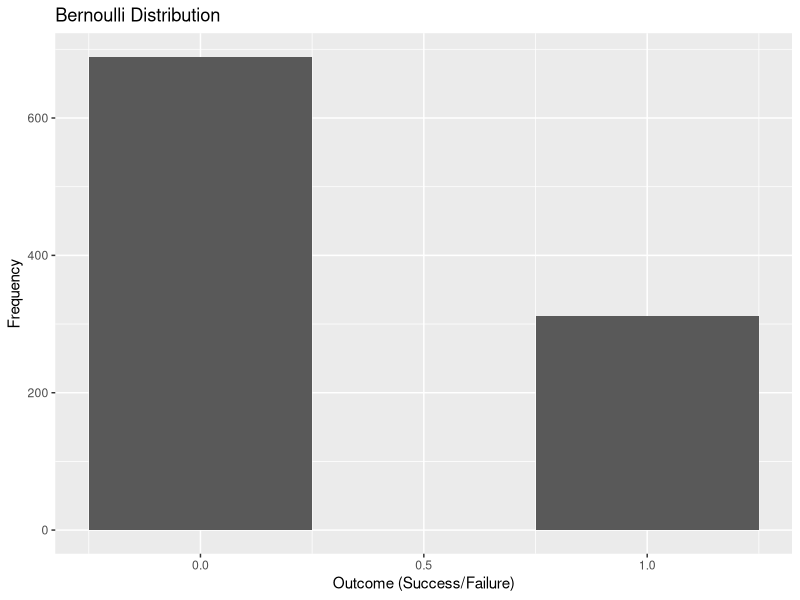
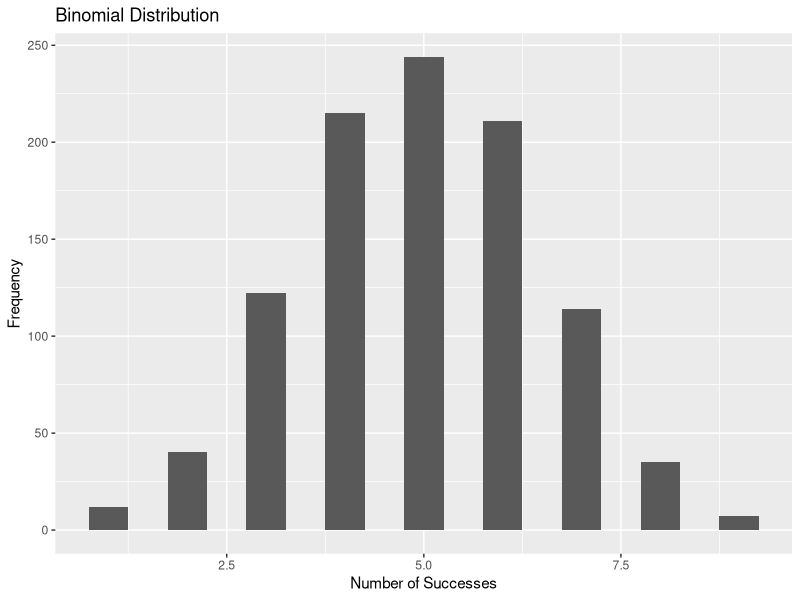
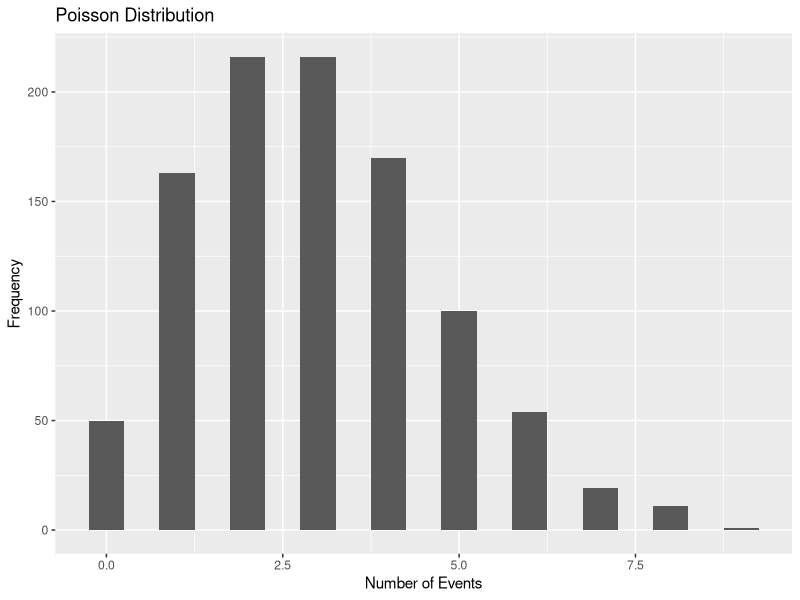

Reproduce these figures in R, in order.
# Load necessary libraries
library(ggplot2)
# Simulate Bernoulli distribution
bernoulli_data <- rbinom(n = 1000, size = 1, prob = 0.3)
# Simulate Binomial distribution
binomial_data <- rbinom(n = 1000, size = 10, prob = 0.5)
# Simulate Poisson distribution
poisson_data <- rpois(n = 1000, lambda = 3)
# Plot probability mass functions (PMFs)
ggplot(data.frame(x = bernoulli_data), aes(x = x)) +
    geom_bar(stat = "count", width = 0.5) +
  labs(title = "Bernoulli Distribution", x = "Outcome (Success/Failure)", y = "Frequency")
ggplot(data.frame(x = binomial_data), aes(x = x)) +
    geom_bar(stat = "count", width = 0.5) +
   labs(title = "Binomial Distribution", x = "Number of Successes", y = "Frequency")

ggplot(data.frame(x = poisson_data), aes(x = x)) +
  
  geom_bar(stat = "count", width = 0.5) +
  
  labs(title = "Poisson Distribution", x = "Number of Events", y = "Frequency")